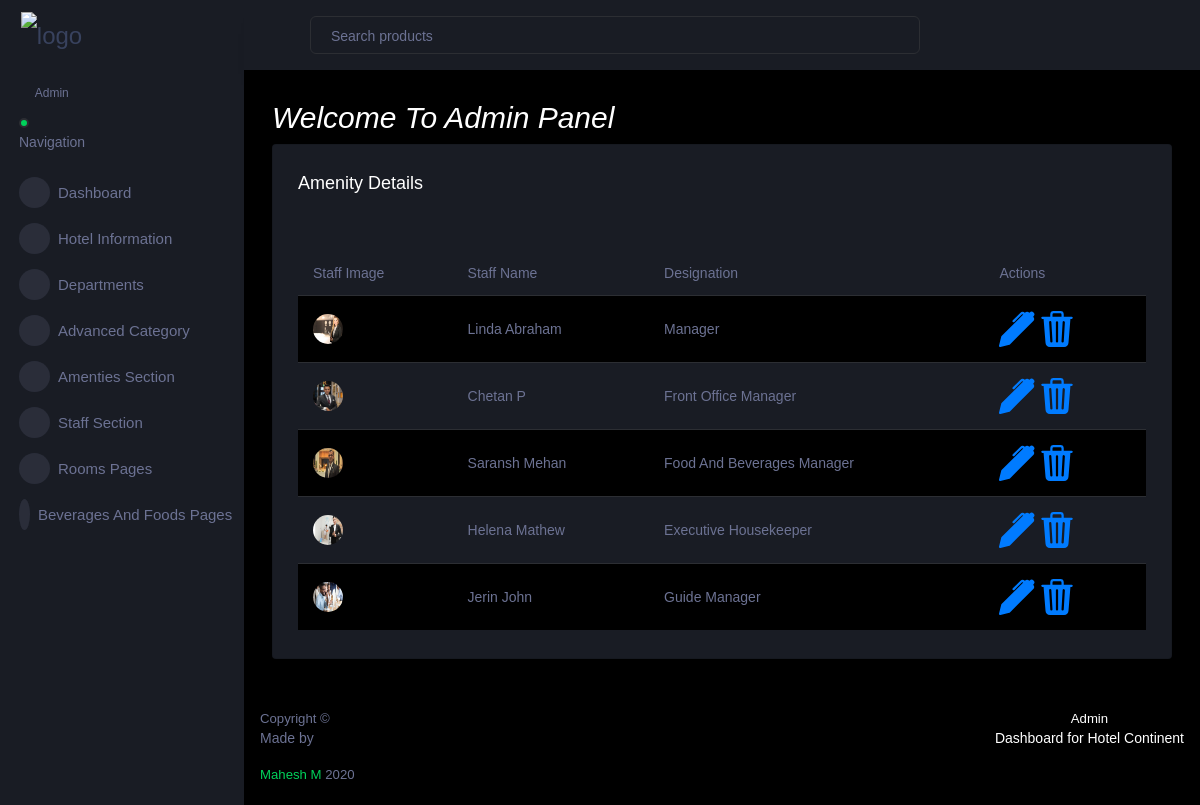
The app's page /Hotel_ad/Team_disp/ with its own data.
### Hotel_admin/models.py (models this page shows)
class Hotel_staff(models.Model):
    Person_Name=models.CharField(max_length=500,null=True,blank=True)
    Designation=models.CharField(max_length=500,null=True,blank=True)
    Person_Image=models.ImageField(upload_to="Team Members",null=True,blank=True)

### Hotel_admin/views.py (the view)
# urls.py: path('Team_disp/',views.Team_disp,name="Team_disp"),
def Team_disp(req):
    x=Hotel_staff.objects.all()
    return render(req,"Display Team Details.html",{'x':x})

### Hotel_admin/templates/Display Team Details.html (shortened to what this page needs)
<!DOCTYPE html>
{% extends 'Index_pg.html' %}
{% block content %}
<html lang="en">
<head>
</head>
<body>
<div class="card">
                  <div class="card-body">
                    <h4 class="card-title">Amenity Details</h4>
                    <p class="card-description"><code></code>
                    </p>
                    <div class="table-responsive">
                      <table class="table table-striped">
                        <thead>
                          <tr>
                            <th>Staff Image</th>
                            <th> Staff Name </th>
                            <th> Designation </th>
                              <th>Actions</th>
                          </tr>
                        </thead>
                        <tbody>
                        {% for i in x %}
                          <tr>
                            <td class="py-1">
                              <img class="im" src="{{i.Person_Image.url}}" alt="image" width="200px" height="200px">
                            </td>
                            <td> {{i.Person_Name}} </td>
                            <td> {{i.Designation}} </td>
                            <td>
                              <a href="{% url 'Edit_team' infoid=i.id %}">
                              </a>
                                <a href="{% url 'Delete_team' infoid=i.id %}">
                              </a>
                            </td>
                          </tr>
                        {% endfor %}
                        </tbody>
                      </table>
                    </div>
                  </div>
                </div>
</body>
</html>
{% endblock %}

### Hotel_admin/templates/Display Team Details.html (style rules this page uses)
.im { width: 200px; height: 200px; margin: 0 auto; }

### records on screen
Hotel_staff: Person_Image (picture), Person_Name "Linda Abraham", Designation "Manager"
Hotel_staff: Person_Image (picture), Person_Name "Chetan P", Designation "Front Office Manager"
Hotel_staff: Person_Image (picture), Person_Name "Saransh Mehan", Designation "Food And Beverages Manager"
Hotel_staff: Person_Image (picture), Person_Name "Helena Mathew", Designation "Executive Housekeeper"
Hotel_staff: Person_Image (picture), Person_Name "Jerin John", Designation "Guide Manager"
